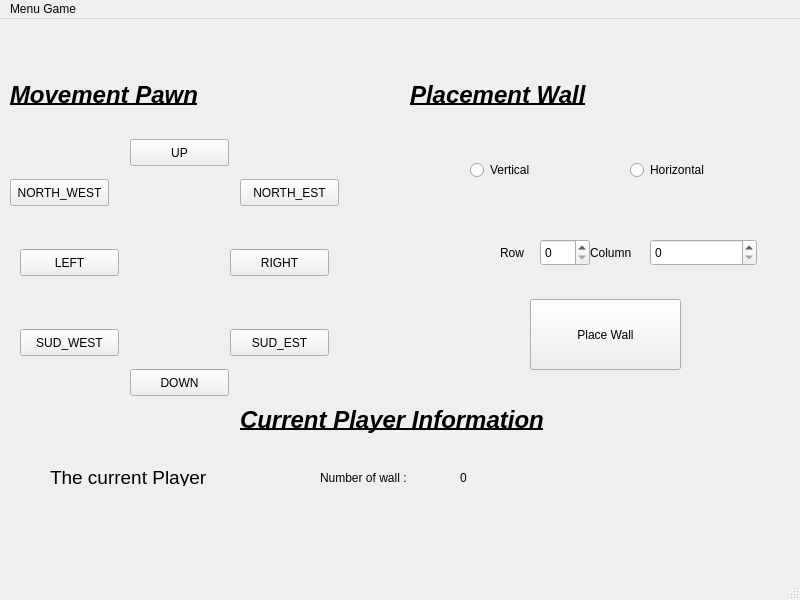
<?xml version="1.0" encoding="UTF-8"?>
<ui version="4.0">
 <class>MainWindow</class>
 <widget class="QMainWindow" name="MainWindow">
  <property name="geometry">
   <rect>
    <x>0</x>
    <y>0</y>
    <width>800</width>
    <height>600</height>
   </rect>
  </property>
  <property name="windowTitle">
   <string>MainWindow</string>
  </property>
  <widget class="QWidget" name="centralwidget">
   <widget class="QLabel" name="label">
    <property name="geometry">
     <rect>
      <x>10</x>
      <y>60</y>
      <width>191</width>
      <height>31</height>
     </rect>
    </property>
    <property name="font">
     <font>
      <pointsize>18</pointsize>
      <weight>75</weight>
      <italic>true</italic>
      <bold>true</bold>
      <underline>true</underline>
     </font>
    </property>
    <property name="text">
     <string>Movement Pawn</string>
    </property>
    <property name="indent">
     <number>-2</number>
    </property>
   </widget>
   <widget class="QPushButton" name="btnUP">
    <property name="geometry">
     <rect>
      <x>130</x>
      <y>120</y>
      <width>99</width>
      <height>27</height>
     </rect>
    </property>
    <property name="text">
     <string>UP</string>
    </property>
   </widget>
   <widget class="QPushButton" name="btnLeft">
    <property name="geometry">
     <rect>
      <x>20</x>
      <y>230</y>
      <width>99</width>
      <height>27</height>
     </rect>
    </property>
    <property name="text">
     <string>LEFT</string>
    </property>
   </widget>
   <widget class="QPushButton" name="btnRight">
    <property name="geometry">
     <rect>
      <x>230</x>
      <y>230</y>
      <width>99</width>
      <height>27</height>
     </rect>
    </property>
    <property name="text">
     <string>RIGHT</string>
    </property>
   </widget>
   <widget class="QPushButton" name="btnDown">
    <property name="geometry">
     <rect>
      <x>130</x>
      <y>350</y>
      <width>99</width>
      <height>27</height>
     </rect>
    </property>
    <property name="text">
     <string>DOWN</string>
    </property>
   </widget>
   <widget class="QPushButton" name="btnNW">
    <property name="geometry">
     <rect>
      <x>10</x>
      <y>160</y>
      <width>99</width>
      <height>27</height>
     </rect>
    </property>
    <property name="text">
     <string>NORTH_WEST</string>
    </property>
   </widget>
   <widget class="QPushButton" name="btnNE">
    <property name="geometry">
     <rect>
      <x>240</x>
      <y>160</y>
      <width>99</width>
      <height>27</height>
     </rect>
    </property>
    <property name="text">
     <string>NORTH_EST</string>
    </property>
   </widget>
   <widget class="QPushButton" name="btnSW">
    <property name="geometry">
     <rect>
      <x>20</x>
      <y>310</y>
      <width>99</width>
      <height>27</height>
     </rect>
    </property>
    <property name="text">
     <string>SUD_WEST</string>
    </property>
   </widget>
   <widget class="QPushButton" name="btnSE">
    <property name="geometry">
     <rect>
      <x>230</x>
      <y>310</y>
      <width>99</width>
      <height>27</height>
     </rect>
    </property>
    <property name="text">
     <string>SUD_EST</string>
    </property>
   </widget>
   <widget class="QRadioButton" name="btnVerti">
    <property name="geometry">
     <rect>
      <x>470</x>
      <y>140</y>
      <width>117</width>
      <height>22</height>
     </rect>
    </property>
    <property name="text">
     <string>Vertical</string>
    </property>
   </widget>
   <widget class="QRadioButton" name="btnHori">
    <property name="geometry">
     <rect>
      <x>630</x>
      <y>140</y>
      <width>117</width>
      <height>22</height>
     </rect>
    </property>
    <property name="text">
     <string>Horizontal</string>
    </property>
   </widget>
   <widget class="QPushButton" name="btnPlace">
    <property name="geometry">
     <rect>
      <x>530</x>
      <y>280</y>
      <width>151</width>
      <height>71</height>
     </rect>
    </property>
    <property name="text">
     <string>Place Wall</string>
    </property>
   </widget>
   <widget class="QLabel" name="label_2">
    <property name="geometry">
     <rect>
      <x>410</x>
      <y>60</y>
      <width>181</width>
      <height>31</height>
     </rect>
    </property>
    <property name="font">
     <font>
      <pointsize>18</pointsize>
      <weight>75</weight>
      <italic>true</italic>
      <bold>true</bold>
      <underline>true</underline>
     </font>
    </property>
    <property name="text">
     <string>Placement Wall</string>
    </property>
   </widget>
   <widget class="QLabel" name="label_5">
    <property name="geometry">
     <rect>
      <x>240</x>
      <y>380</y>
      <width>331</width>
      <height>41</height>
     </rect>
    </property>
    <property name="font">
     <font>
      <pointsize>18</pointsize>
      <weight>75</weight>
      <italic>true</italic>
      <bold>true</bold>
      <underline>true</underline>
     </font>
    </property>
    <property name="text">
     <string>Current Player Information</string>
    </property>
   </widget>
   <widget class="QLabel" name="label_4">
    <property name="geometry">
     <rect>
      <x>590</x>
      <y>220</y>
      <width>53</width>
      <height>27</height>
     </rect>
    </property>
    <property name="text">
     <string>Column</string>
    </property>
   </widget>
   <widget class="QSpinBox" name="btnCol">
    <property name="geometry">
     <rect>
      <x>650</x>
      <y>220</y>
      <width>107</width>
      <height>27</height>
     </rect>
    </property>
    <property name="maximum">
     <number>25</number>
    </property>
   </widget>
   <widget class="QSpinBox" name="btnRow">
    <property name="geometry">
     <rect>
      <x>540</x>
      <y>220</y>
      <width>50</width>
      <height>27</height>
     </rect>
    </property>
    <property name="maximum">
     <number>25</number>
    </property>
   </widget>
   <widget class="QLabel" name="label_3">
    <property name="geometry">
     <rect>
      <x>500</x>
      <y>220</y>
      <width>41</width>
      <height>27</height>
     </rect>
    </property>
    <property name="text">
     <string>Row</string>
    </property>
   </widget>
   <widget class="QLabel" name="lblPlayerInfo">
    <property name="geometry">
     <rect>
      <x>50</x>
      <y>450</y>
      <width>171</width>
      <height>17</height>
     </rect>
    </property>
    <property name="font">
     <font>
      <pointsize>14</pointsize>
     </font>
    </property>
    <property name="text">
     <string>The current Player</string>
    </property>
   </widget>
   <widget class="QLabel" name="label_6">
    <property name="geometry">
     <rect>
      <x>320</x>
      <y>450</y>
      <width>121</width>
      <height>17</height>
     </rect>
    </property>
    <property name="text">
     <string>Number of wall :</string>
    </property>
   </widget>
   <widget class="QLabel" name="lblPlayerWalls">
    <property name="geometry">
     <rect>
      <x>460</x>
      <y>450</y>
      <width>67</width>
      <height>17</height>
     </rect>
    </property>
    <property name="text">
     <string>0</string>
    </property>
   </widget>
   <zorder>label</zorder>
   <zorder>label_2</zorder>
   <zorder>btnUP</zorder>
   <zorder>btnLeft</zorder>
   <zorder>btnRight</zorder>
   <zorder>btnDown</zorder>
   <zorder>btnNW</zorder>
   <zorder>btnNE</zorder>
   <zorder>btnSW</zorder>
   <zorder>btnSE</zorder>
   <zorder>btnVerti</zorder>
   <zorder>btnHori</zorder>
   <zorder>btnPlace</zorder>
   <zorder>label_5</zorder>
   <zorder>label_4</zorder>
   <zorder>btnCol</zorder>
   <zorder>btnRow</zorder>
   <zorder>label_3</zorder>
   <zorder>lblPlayerInfo</zorder>
   <zorder>label_6</zorder>
   <zorder>lblPlayerWalls</zorder>
  </widget>
  <widget class="QMenuBar" name="menubar">
   <property name="geometry">
    <rect>
     <x>0</x>
     <y>0</y>
     <width>800</width>
     <height>25</height>
    </rect>
   </property>
   <widget class="QMenu" name="menuMenu_Game">
    <property name="title">
     <string>Menu Game</string>
    </property>
    <addaction name="actionNew_Game"/>
    <addaction name="actionQuit_Game"/>
   </widget>
   <addaction name="menuMenu_Game"/>
  </widget>
  <widget class="QStatusBar" name="statusbar"/>
  <action name="actionNew_Game">
   <property name="text">
    <string>New Game</string>
   </property>
  </action>
  <action name="actionQuit_Game">
   <property name="text">
    <string>Quit Game</string>
   </property>
  </action>
 </widget>
 <resources/>
 <connections/>
</ui>
